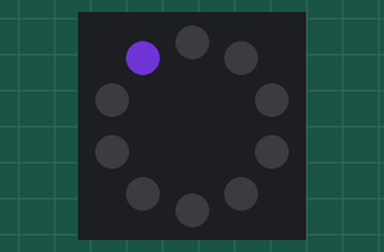
A program run on a simulated Circuit Playground running CircuitPython. Parts: the board's ring of 10 RGB LEDs (number 0 left of the top, counting anticlockwise). Dim RGB values are drawn brighter than linear; random numbers come from a fixed seed.

Above: at 0.1 s.
At 4.1 s:
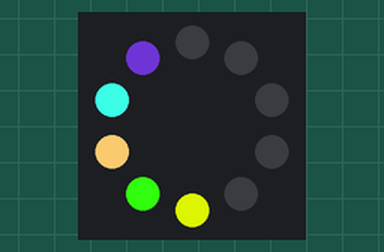
At 9.1 s:
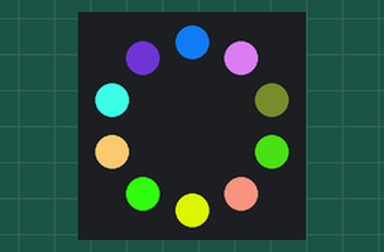
At 19.1 s:
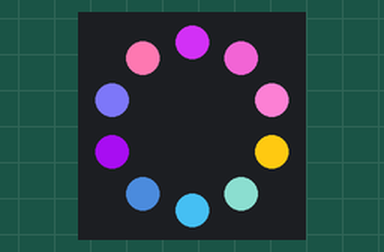
At 28.1 s:
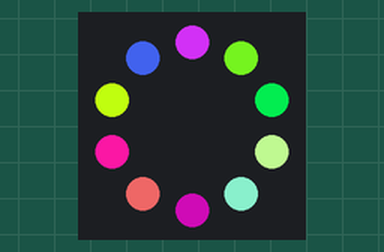
At 38.1 s:
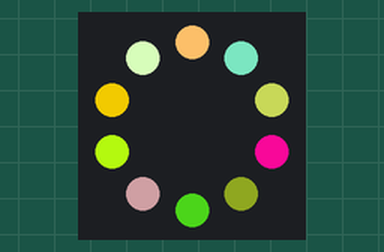

Measured:
- what the display in image 1 shows lasts 1.0 s, from 4.0 s to 5.0 s

The program:

09_random_animation.py
```python
from adafruit_circuitplayground.express import cpx
from random import randint
import time


def get_random_color():
    return (randint(0, 255), randint(0, 255), randint(0, 255))


for i in range(10):
    cpx.pixels[i] = get_random_color()
    time.sleep(1)


cpx.pixels.fill(0x000000)
for cycle in range(3):
    for i in range(10):
        cpx.pixels[i] = get_random_color()
        time.sleep(1)


cpx.pixels.fill(0x000000)
for i in range(5):
    cpx.pixels.fill(get_random_color())
    time.sleep(1)
```
